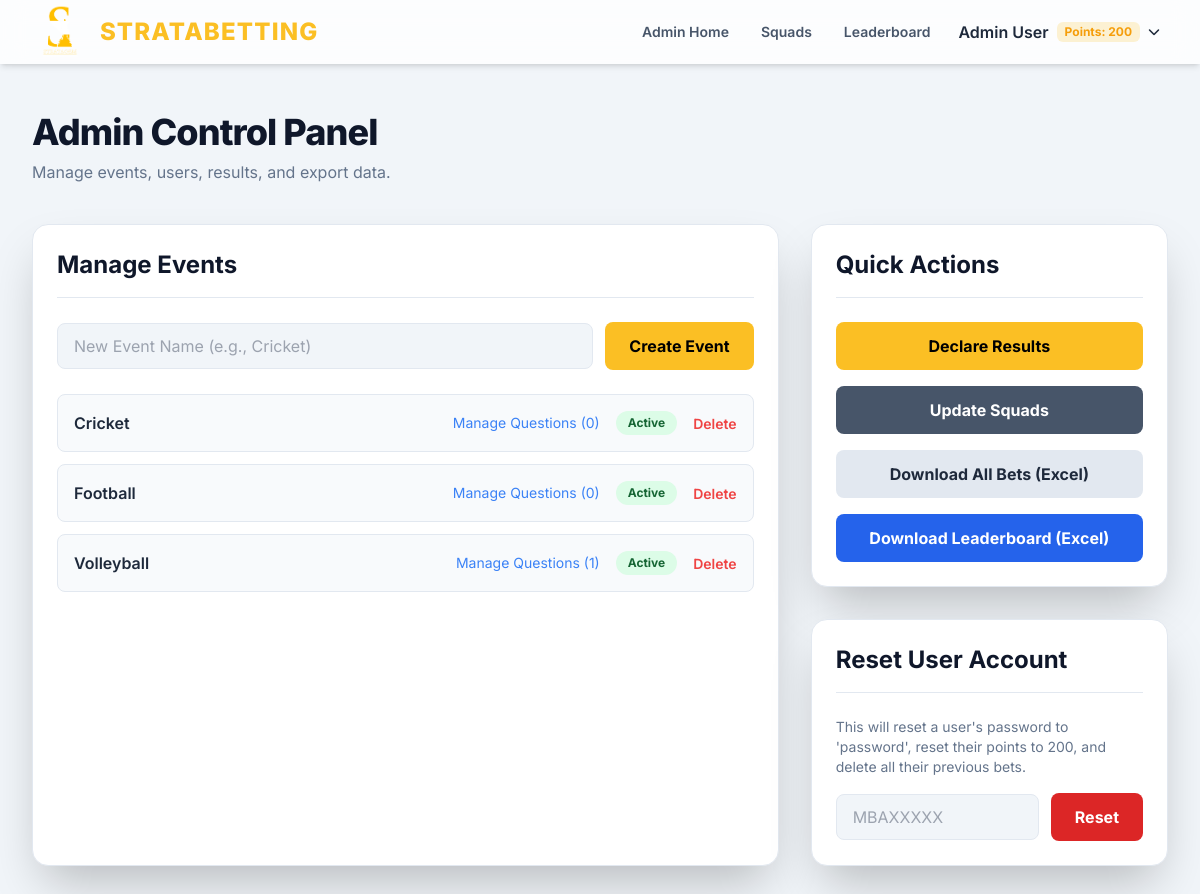
Page /admin (signed in) on the committed database.
### app.py (models this page shows, shortened)
class User(db.Model):
    roll_number = db.Column(db.String(20), primary_key=True)
    name = db.Column(db.String(100), nullable=False)
    password_hash = db.Column(db.String(60), nullable=False)
    points = db.Column(db.Integer, nullable=False, default=200)
    is_admin = db.Column(db.Boolean, nullable=False, default=False)
    bets = db.relationship('Bet', backref='bettor', lazy=True, cascade="all, delete-orphan")
    @property
    def password(self):
        raise AttributeError('password is not a readable attribute')

class Event(db.Model):
    id = db.Column(db.Integer, primary_key=True)
    name = db.Column(db.String(100), nullable=False, unique=True)
    is_active = db.Column(db.Boolean, nullable=False, default=True)
    questions = db.relationship('Question', backref='event', lazy=True, cascade="all, delete-orphan")

### app.py (the view)
    def decorated_function(*args, **kwargs):
        user = get_current_user()
        if not user or not user.is_admin:
            flash("You do not have permission to access this page.", "danger")
            return redirect(url_for('login'))
        return f(*args, **kwargs)

### app.py (called while the page is built)
def get_current_user():
    if 'roll_number' in session:
        return User.query.get(session['roll_number'])
    return None

def admin_required(f):
    def decorated_function(*args, **kwargs):
        user = get_current_user()
        if not user or not user.is_admin:
            flash("You do not have permission to access this page.", "danger")
            return redirect(url_for('login'))
        return f(*args, **kwargs)
    decorated_function.__name__ = f.__name__
    return decorated_function

@app.route('/admin')
@admin_required
def admin_dashboard():
    user = get_current_user()
    all_events = Event.query.order_by(Event.name).all()
    return render_template('admin/dashboard.html', user=user, events=all_events)

### templates/admin/dashboard.html (shortened to what this page needs)
{% extends "base.html" %}
{% block content %}
<div class="mb-10">
    <h1 class="text-4xl font-extrabold text-slate-900 dark:text-white tracking-tight">Admin Control Panel</h1>
    <p class="text-slate-500 dark:text-slate-400 mt-2">Manage events, users, results, and export data.</p>
</div>
<div class="grid grid-cols-1 lg:grid-cols-3 gap-8">
    <div
        class="lg:col-span-2 bg-white dark:bg-gray-800 shadow-2xl rounded-2xl p-6 border border-slate-200 dark:border-gray-700">
        <h2
            class="text-2xl font-bold text-slate-900 dark:text-white mb-6 border-b border-slate-200 dark:border-gray-700 pb-4">
            Manage Events</h2>
        <form method="POST" action="{{ url_for('create_event') }}" class="flex items-center space-x-3 mb-6">
            <input type="text" name="name" placeholder="New Event Name (e.g., Cricket)"
                class="bg-slate-100 dark:bg-gray-700 border border-slate-200 dark:border-gray-600 rounded-lg w-full py-3 px-4 text-slate-700 dark:text-slate-200 leading-tight focus:outline-none focus:ring-2 focus:ring-amber-400"
                required>
            <button type="submit"
                class="bg-amber-400 hover:bg-amber-500 text-black font-bold py-3 px-6 rounded-lg transition-colors whitespace-nowrap">Create
                Event</button>
        </form>
        <div class="space-y-3">
            {% for event in events %}
            <div
                class="flex justify-between items-center p-4 bg-slate-50 dark:bg-gray-700/50 rounded-lg border border-slate-200 dark:border-gray-700">
                <span class="font-semibold text-slate-800 dark:text-slate-200">{{ event.name }}</span>
                <div class="flex items-center space-x-4">
                    <a href="{{ url_for('manage_questions', event_id=event.id) }}"
                        class="text-sm text-blue-500 hover:underline">
                        Manage Questions ({{ event.questions|length }})
                    </a>
                    <a href="{{ url_for('toggle_event_status', event_id=event.id) }}"
                        class="text-xs font-bold px-3 py-1 rounded-full {{ 'bg-green-100 text-green-800 dark:bg-green-500/20 dark:text-green-300' if event.is_active else 'bg-yellow-100 text-yellow-800 dark:bg-yellow-500/20 dark:text-yellow-300' }}">
                        {{ 'Active' if event.is_active else 'Inactive' }}
                    </a>
                    <form method="POST" action="{{ url_for('delete_event', event_id=event.id) }}"
                        onsubmit="return confirm('Are you sure you want to delete this event and all its data? This cannot be undone.');">
                        <button type="submit" class="text-sm text-red-500 hover:underline font-semibold">Delete</button>
                    </form>
                </div>
            </div>
            {% else %}
            <div class="text-center py-8 px-4 border-2 border-dashed border-slate-200 dark:border-gray-700 rounded-lg">
                <p class="text-slate-500 dark:text-slate-400">No events have been created yet.</p>
                <p class="text-sm text-slate-400 dark:text-slate-500">Use the form above to get started.</p>
            </div>
            {% endfor %}
        </div>
    </div>
    <div class="lg:col-span-1 space-y-8">
        <div class="bg-white dark:bg-gray-800 shadow-2xl rounded-2xl p-6 border border-slate-200 dark:border-gray-700">
            <h2
                class="text-2xl font-bold text-slate-900 dark:text-white mb-6 border-b border-slate-200 dark:border-gray-700 pb-4">
                Quick Actions</h2>
            <div class="space-y-4">
                <a href="{{ url_for('manage_results') }}"
                    class="block w-full text-center bg-amber-400 hover:bg-amber-500 text-black font-bold py-3 px-4 rounded-lg transition transform hover:scale-105">Declare
                    Results</a>
                <a href="{{ url_for('manage_squads') }}"
                    class="block w-full text-center bg-slate-600 dark:bg-gray-700 hover:bg-slate-500 dark:hover:bg-gray-600 text-white font-bold py-3 px-4 rounded-lg transition transform hover:scale-105">Update
                    Squads</a>
                <a href="{{ url_for('download_bets') }}"
                    class="block w-full text-center bg-slate-200 dark:bg-gray-600 text-slate-800 dark:text-slate-200 font-bold py-3 px-4 rounded-lg transition transform hover:scale-105 hover:bg-slate-300 dark:hover:bg-gray-500">Download
                    All Bets (Excel)</a>
                <a href="{{ url_for('download_results') }}"
                    class="block w-full text-center bg-blue-600 hover:bg-blue-700 text-white font-bold py-3 px-4 rounded-lg transition transform hover:scale-105">Download
                    Leaderboard (Excel)</a>
            </div>
        </div>
        <div class="bg-white dark:bg-gray-800 shadow-2xl rounded-2xl p-6 border border-slate-200 dark:border-gray-700">
            <h2
                class="text-2xl font-bold text-slate-900 dark:text-white mb-6 border-b border-slate-200 dark:border-gray-700 pb-4">
                Reset User Account</h2>
            <p class="text-sm text-slate-500 dark:text-slate-400 mb-4">This will reset a user's password to 'password',
                reset their points to 200, and delete all their previous bets.</p>
            <form method="POST" action="{{ url_for('reset_user') }}" class="flex items-center space-x-3"
                onsubmit="return confirm('Are you sure you want to completely reset this user\'s account? This action cannot be undone.');">
                <input type="text" name="roll_number_to_reset" placeholder="MBAXXXXX"
                    class="bg-slate-100 dark:bg-gray-700 border border-slate-200 dark:border-gray-600 rounded-lg w-full py-3 px-4 text-slate-700 dark:text-slate-200 leading-tight focus:outline-none focus:ring-2 focus:ring-red-500"
                    required>
                <button type="submit"
                    class="bg-red-600 hover:bg-red-700 text-white font-bold py-3 px-6 rounded-lg transition-colors whitespace-nowrap">Reset</button>
            </form>
        </div>
    </div>
</div>
{% endblock %}

### templates/base.html (shortened to what this page needs)
<!DOCTYPE html>
<html lang="en" x-data="{ isDarkMode: true }" x-init="
    isDarkMode = JSON.parse(localStorage.getItem('isDarkMode')) ?? true;
    $watch('isDarkMode', value => localStorage.setItem('isDarkMode', JSON.stringify(value)))"
    :class="isDarkMode ? 'dark' : ''">
<head>
    <link rel="stylesheet" type="text/css" href="https://unpkg.com/trix@2.0.8/dist/trix.css">
    <script src="https://cdn.tailwindcss.com"></script>
    <link rel="stylesheet" href="https://cdnjs.cloudflare.com/ajax/libs/font-awesome/6.4.2/css/all.min.css">
</head>
<body class="bg-slate-100 dark:bg-gray-900 text-slate-800 dark:text-slate-300 transition-colors duration-300">
    <div class="min-h-full">
        <nav x-data="{ isMobileMenuОpen: false }"
            class="bg-white/80 dark:bg-gray-800/80 backdrop-blur-md shadow-md fixed w-full z-40">
            <div class="mx-auto max-w-7xl px-4 sm:px-6 lg:px-8">
                <div class="flex h-16 items-center justify-between">
                    <div class="flex items-center">
                        <div class="flex-shrink-0">
                            <a href="/" class="flex items-center space-x-3">
                                <img class="h-14 w-auto" src="{{ url_for('static', filename='stratagem-logo.png') }}"
                                    alt="Stratagem Logo">
                                <span class="text-amber-400 font-extrabold text-2xl tracking-wider">
                                    STRATABETTING
                                </span>
                            </a>
                        </div>
                    </div>
                    <div class="hidden md:block">
                        <div class="ml-10 flex items-center space-x-2">
                            {% if user %}
                            {% if user.is_admin %}
                            <a href="{{ url_for('admin_dashboard') }}"
                                class="text-slate-600 dark:text-slate-300 hover:text-amber-400 px-3 py-2 text-sm font-semibold transition-colors">Admin
                                Home</a>
                            {% endif %}
                            <a href="{{ url_for('squads') }}"
                                class="text-slate-600 dark:text-slate-300 hover:text-amber-400 px-3 py-2 text-sm font-semibold transition-colors">Squads</a>
                            <a href="{{ url_for('leaderboard') }}"
                                class="text-slate-600 dark:text-slate-300 hover:text-amber-400 px-3 py-2 text-sm font-semibold transition-colors">Leaderboard</a>
                            <div class="relative group" x-data="{ open: false }">
                                <button @click="open = !open"
                                    class="flex items-center space-x-2 p-2 rounded-lg hover:bg-slate-200 dark:hover:bg-gray-700">
                                    <span class="font-semibold text-slate-800 dark:text-white">{{ user.name }}</span>
                                    <span
                                        class="bg-amber-400/20 text-amber-500 font-bold px-2 py-0.5 rounded-md text-xs">Points:
                                        {{ user.points }}</span>
                                    <i class="fa-solid fa-chevron-down text-xs transition-transform dark:text-slate-300"
                                        :class="open ? 'rotate-180' : ''"></i>
                                </button>
                            </div>
                            {% endif %}
                        </div>
                    </div>
                </div>
            </div>
        </nav>
        <main class="pt-16">
            <div class="mx-auto max-w-7xl py-12 sm:px-6 lg:px-8">
                {% block content %}{% endblock %}
            </div>
        </main>
    </div>
</body>
</html>

### templates/base.html (style rules this page uses)
body { font-family: 'Inter', sans-serif; }
.bg-amber-400 { background-color: #FFBF00; }
.text-amber-400 { color: #FFBF00; }

### rows in the picture
User: name "Admin User", points "200"
Event: name "Cricket", questions|length "0", is_active "Active"
Event: name "Football", questions|length "0", is_active "Active"
Event: name "Volleyball", questions|length "1", is_active "Active"
